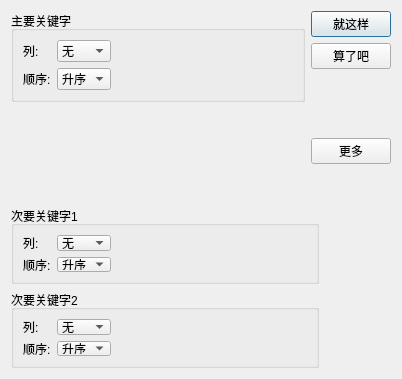
<?xml version="1.0" encoding="UTF-8"?>
<ui version="4.0">
 <class>SortDialog</class>
 <widget class="QDialog" name="SortDialog">
  <property name="geometry">
   <rect>
    <x>0</x>
    <y>0</y>
    <width>402</width>
    <height>379</height>
   </rect>
  </property>
  <property name="maximumSize">
   <size>
    <width>402</width>
    <height>379</height>
   </size>
  </property>
  <property name="windowTitle">
   <string>Sort</string>
  </property>
  <layout class="QGridLayout" name="gridLayout_5">
   <item row="0" column="0">
    <layout class="QGridLayout" name="gridLayout_2">
     <item row="0" column="1">
      <widget class="QPushButton" name="okButton">
       <property name="text">
        <string>就这样</string>
       </property>
       <property name="default">
        <bool>true</bool>
       </property>
      </widget>
     </item>
     <item row="2" column="1" rowspan="2">
      <spacer name="verticalSpacer">
       <property name="orientation">
        <enum>Qt::Vertical</enum>
       </property>
       <property name="sizeType">
        <enum>QSizePolicy::Fixed</enum>
       </property>
       <property name="sizeHint" stdset="0">
        <size>
         <width>0</width>
         <height>20</height>
        </size>
       </property>
      </spacer>
     </item>
     <item row="3" column="0" rowspan="3">
      <spacer name="verticalSpacer_2">
       <property name="orientation">
        <enum>Qt::Vertical</enum>
       </property>
       <property name="sizeHint" stdset="0">
        <size>
         <width>0</width>
         <height>20</height>
        </size>
       </property>
      </spacer>
     </item>
     <item row="4" column="1">
      <widget class="QPushButton" name="moreButton">
       <property name="text">
        <string>更多</string>
       </property>
      </widget>
     </item>
     <item row="1" column="1">
      <widget class="QPushButton" name="cancelButton">
       <property name="text">
        <string>算了吧</string>
       </property>
      </widget>
     </item>
     <item row="0" column="0" rowspan="3">
      <widget class="QGroupBox" name="primaryGroupBox">
       <property name="title">
        <string>主要关键字</string>
       </property>
       <layout class="QGridLayout" name="gridLayout">
        <item row="0" column="1">
         <widget class="QComboBox" name="primaryColumnCombo">
          <item>
           <property name="text">
            <string>无</string>
           </property>
          </item>
         </widget>
        </item>
        <item row="1" column="1">
         <widget class="QComboBox" name="primaryOrderCombo">
          <item>
           <property name="text">
            <string>升序</string>
           </property>
          </item>
          <item>
           <property name="text">
            <string>降序</string>
           </property>
          </item>
         </widget>
        </item>
        <item row="1" column="0">
         <widget class="QLabel" name="label_2">
          <property name="text">
           <string>顺序:</string>
          </property>
          <property name="buddy">
           <cstring>primaryOrderCombo</cstring>
          </property>
         </widget>
        </item>
        <item row="0" column="0">
         <widget class="QLabel" name="label">
          <property name="text">
           <string>列:</string>
          </property>
          <property name="buddy">
           <cstring>primaryColumnCombo</cstring>
          </property>
         </widget>
        </item>
        <item row="0" column="2">
         <spacer name="horizontalSpacer">
          <property name="orientation">
           <enum>Qt::Horizontal</enum>
          </property>
          <property name="sizeHint" stdset="0">
           <size>
            <width>85</width>
            <height>17</height>
           </size>
          </property>
         </spacer>
        </item>
        <item row="1" column="2">
         <spacer name="horizontalSpacer_3">
          <property name="orientation">
           <enum>Qt::Horizontal</enum>
          </property>
          <property name="sizeHint" stdset="0">
           <size>
            <width>85</width>
            <height>17</height>
           </size>
          </property>
         </spacer>
        </item>
       </layout>
      </widget>
     </item>
    </layout>
   </item>
   <item row="1" column="0">
    <widget class="QGroupBox" name="secondaryGroupBox">
     <property name="maximumSize">
      <size>
       <width>308</width>
       <height>78</height>
      </size>
     </property>
     <property name="title">
      <string>次要关键字1</string>
     </property>
     <layout class="QGridLayout" name="gridLayout_3">
      <item row="0" column="0">
       <widget class="QLabel" name="label_7">
        <property name="text">
         <string>列:</string>
        </property>
        <property name="buddy">
         <cstring>secondaryColumnCombo</cstring>
        </property>
       </widget>
      </item>
      <item row="0" column="1">
       <widget class="QComboBox" name="secondaryColumnCombo">
        <item>
         <property name="text">
          <string>无</string>
         </property>
        </item>
       </widget>
      </item>
      <item row="0" column="2">
       <spacer name="horizontalSpacer_2">
        <property name="orientation">
         <enum>Qt::Horizontal</enum>
        </property>
        <property name="sizeHint" stdset="0">
         <size>
          <width>85</width>
          <height>17</height>
         </size>
        </property>
       </spacer>
      </item>
      <item row="1" column="0">
       <widget class="QLabel" name="label_8">
        <property name="text">
         <string>顺序:</string>
        </property>
        <property name="buddy">
         <cstring>secondaryOrderCombo</cstring>
        </property>
       </widget>
      </item>
      <item row="1" column="1">
       <widget class="QComboBox" name="secondaryOrderCombo">
        <item>
         <property name="text">
          <string>升序</string>
         </property>
        </item>
        <item>
         <property name="text">
          <string>降序</string>
         </property>
        </item>
       </widget>
      </item>
      <item row="1" column="2">
       <spacer name="horizontalSpacer_4">
        <property name="orientation">
         <enum>Qt::Horizontal</enum>
        </property>
        <property name="sizeHint" stdset="0">
         <size>
          <width>85</width>
          <height>17</height>
         </size>
        </property>
       </spacer>
      </item>
     </layout>
    </widget>
   </item>
   <item row="2" column="0">
    <widget class="QGroupBox" name="tertiaryGroupBox">
     <property name="enabled">
      <bool>true</bool>
     </property>
     <property name="maximumSize">
      <size>
       <width>308</width>
       <height>78</height>
      </size>
     </property>
     <property name="title">
      <string>次要关键字2</string>
     </property>
     <layout class="QGridLayout" name="gridLayout_6">
      <item row="0" column="0">
       <widget class="QLabel" name="label_11">
        <property name="text">
         <string>列:</string>
        </property>
        <property name="buddy">
         <cstring>secondaryColumnCombo</cstring>
        </property>
       </widget>
      </item>
      <item row="0" column="1">
       <widget class="QComboBox" name="tertiaryColumnCombo">
        <item>
         <property name="text">
          <string>无</string>
         </property>
        </item>
       </widget>
      </item>
      <item row="0" column="2">
       <spacer name="horizontalSpacer_5">
        <property name="orientation">
         <enum>Qt::Horizontal</enum>
        </property>
        <property name="sizeHint" stdset="0">
         <size>
          <width>150</width>
          <height>14</height>
         </size>
        </property>
       </spacer>
      </item>
      <item row="1" column="0">
       <widget class="QLabel" name="label_12">
        <property name="text">
         <string>顺序:</string>
        </property>
        <property name="buddy">
         <cstring>secondaryOrderCombo</cstring>
        </property>
       </widget>
      </item>
      <item row="1" column="1">
       <widget class="QComboBox" name="tertiaryOrderCombo">
        <item>
         <property name="text">
          <string>升序</string>
         </property>
        </item>
        <item>
         <property name="text">
          <string>降序</string>
         </property>
        </item>
       </widget>
      </item>
      <item row="1" column="2">
       <spacer name="horizontalSpacer_9">
        <property name="orientation">
         <enum>Qt::Horizontal</enum>
        </property>
        <property name="sizeHint" stdset="0">
         <size>
          <width>150</width>
          <height>14</height>
         </size>
        </property>
       </spacer>
      </item>
     </layout>
    </widget>
   </item>
  </layout>
 </widget>
 <tabstops>
  <tabstop>primaryColumnCombo</tabstop>
  <tabstop>primaryOrderCombo</tabstop>
  <tabstop>tertiaryOrderCombo</tabstop>
  <tabstop>okButton</tabstop>
  <tabstop>cancelButton</tabstop>
 </tabstops>
 <resources/>
 <connections>
  <connection>
   <sender>okButton</sender>
   <signal>clicked()</signal>
   <receiver>SortDialog</receiver>
   <slot>accept()</slot>
   <hints>
    <hint type="sourcelabel">
     <x>398</x>
     <y>15</y>
    </hint>
    <hint type="destinationlabel">
     <x>206</x>
     <y>2</y>
    </hint>
   </hints>
  </connection>
  <connection>
   <sender>cancelButton</sender>
   <signal>clicked()</signal>
   <receiver>SortDialog</receiver>
   <slot>reject()</slot>
   <hints>
    <hint type="sourcelabel">
     <x>398</x>
     <y>61</y>
    </hint>
    <hint type="destinationlabel">
     <x>277</x>
     <y>65</y>
    </hint>
   </hints>
  </connection>
  <connection>
   <sender>moreButton</sender>
   <signal>clicked()</signal>
   <receiver>secondaryGroupBox</receiver>
   <slot>show()</slot>
   <hints>
    <hint type="sourcelabel">
     <x>373</x>
     <y>116</y>
    </hint>
    <hint type="destinationlabel">
     <x>250</x>
     <y>184</y>
    </hint>
   </hints>
  </connection>
  <connection>
   <sender>moreButton</sender>
   <signal>clicked()</signal>
   <receiver>tertiaryGroupBox</receiver>
   <slot>show()</slot>
   <hints>
    <hint type="sourcelabel">
     <x>354</x>
     <y>116</y>
    </hint>
    <hint type="destinationlabel">
     <x>117</x>
     <y>273</y>
    </hint>
   </hints>
  </connection>
 </connections>
</ui>
